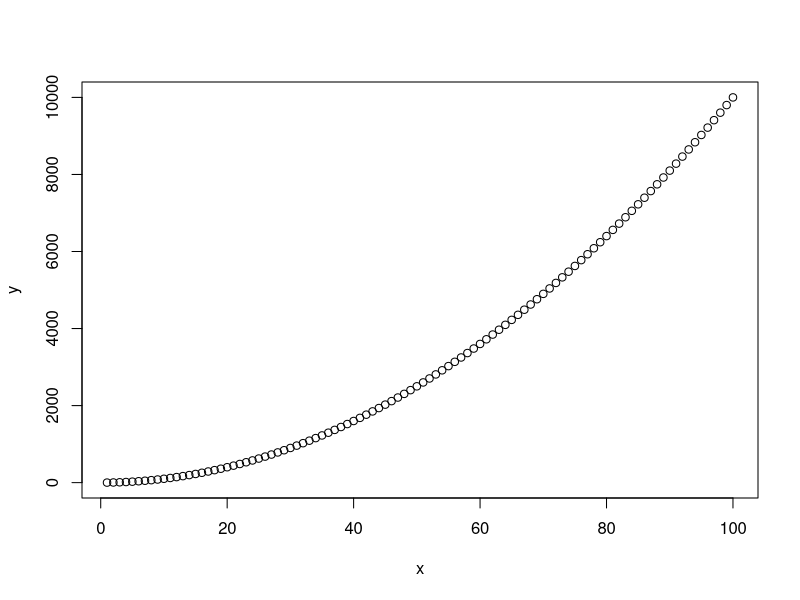
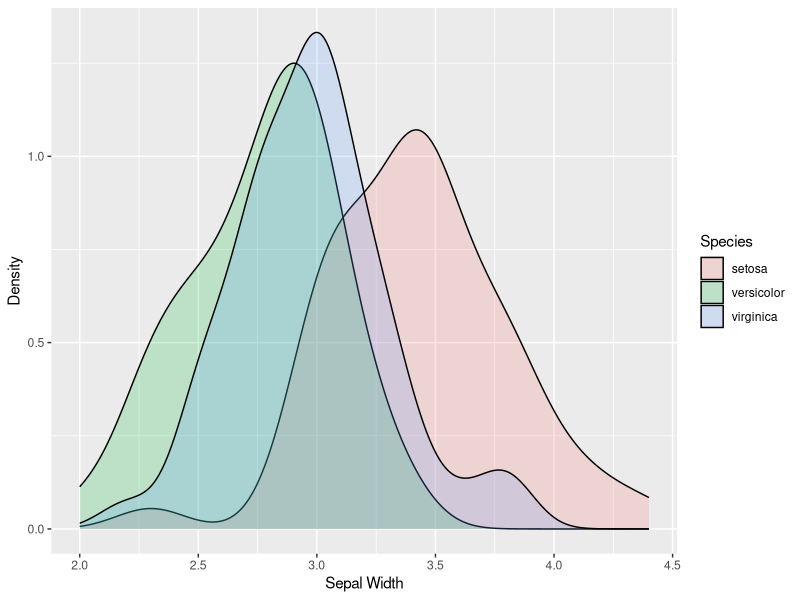

Generate these figures, in order, with R:
## ---- chunk 1
library(datasets)
data(iris)

mean_Sepal.Lenght <- mean(iris$Sepal.Length)
## ---- chunk 2
x <- 1:100
y <- (1:100)^2

plot(x, y)

## ---- chunk 3
# Plot from https://www.publichealth.columbia.edu/sites/default/files/media/fdawg_ggplot2.html
library(ggplot2)
density2 <- ggplot(data=iris, aes(x=Sepal.Width, fill=Species))
density2 + geom_density(stat="density", alpha=I(0.2)) +
  xlab("Sepal Width") +  ylab("Density")
